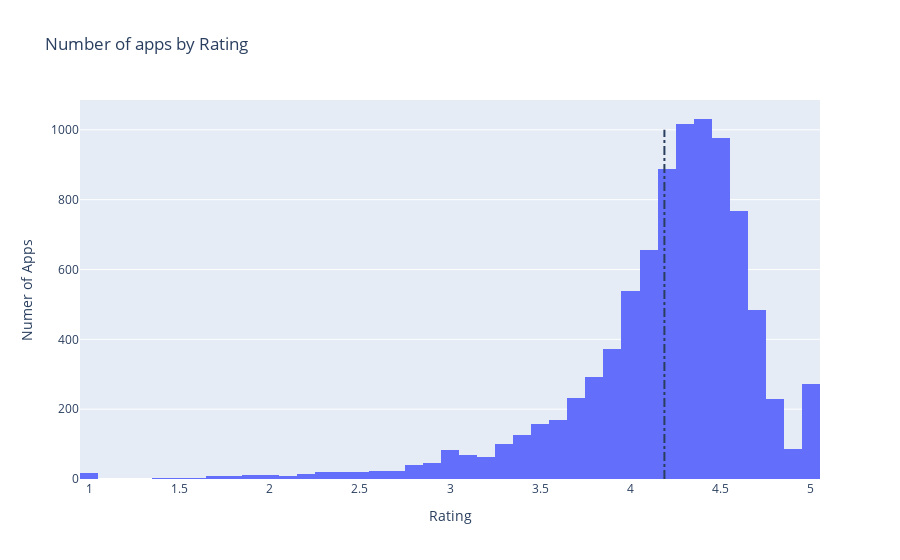

Here is the notebook cell this chart was saved with:
### Code cell
print("average rating of apps: ", apps.Rating.mean())

data = [go.Histogram(x = apps['Rating'])]


layout = {'shapes': [{'type': 'line',
                     'x0': apps.Rating.mean(),
                     'y0': 0,
                     'x1': apps.Rating.mean(),
                     'y1': 1000,
                     'line': {'dash': 'dashdot'}
                     }],
          'title': 'Number of apps by Rating',
          'xaxis': {'title': 'Rating'},
          'yaxis': {'title': 'Numer of Apps'}
         }
plotly.offline.iplot({'data': data, 'layout':layout})

### Figure 1 — Plotly figure (JSON) as saved in the notebook; plotly's stock layout.template omitted (floating-point values rounded to 4 significant figures; data arrays with more than 128 entries replaced by an {"elided": "..."} marker saying what was removed)
{"data": [{"type": "histogram", "x": {"elided": "10346 float values"}}], "layout": {"shapes": [{"line": {"dash": "dashdot"}, "type": "line", "x0": 4.188, "x1": 4.188, "y0": 0, "y1": 1000}], "title": {"text": "Number of apps by Rating"}, "xaxis": {"title": {"text": "Rating"}}, "yaxis": {"title": {"text": "Numer of Apps"}}}}
